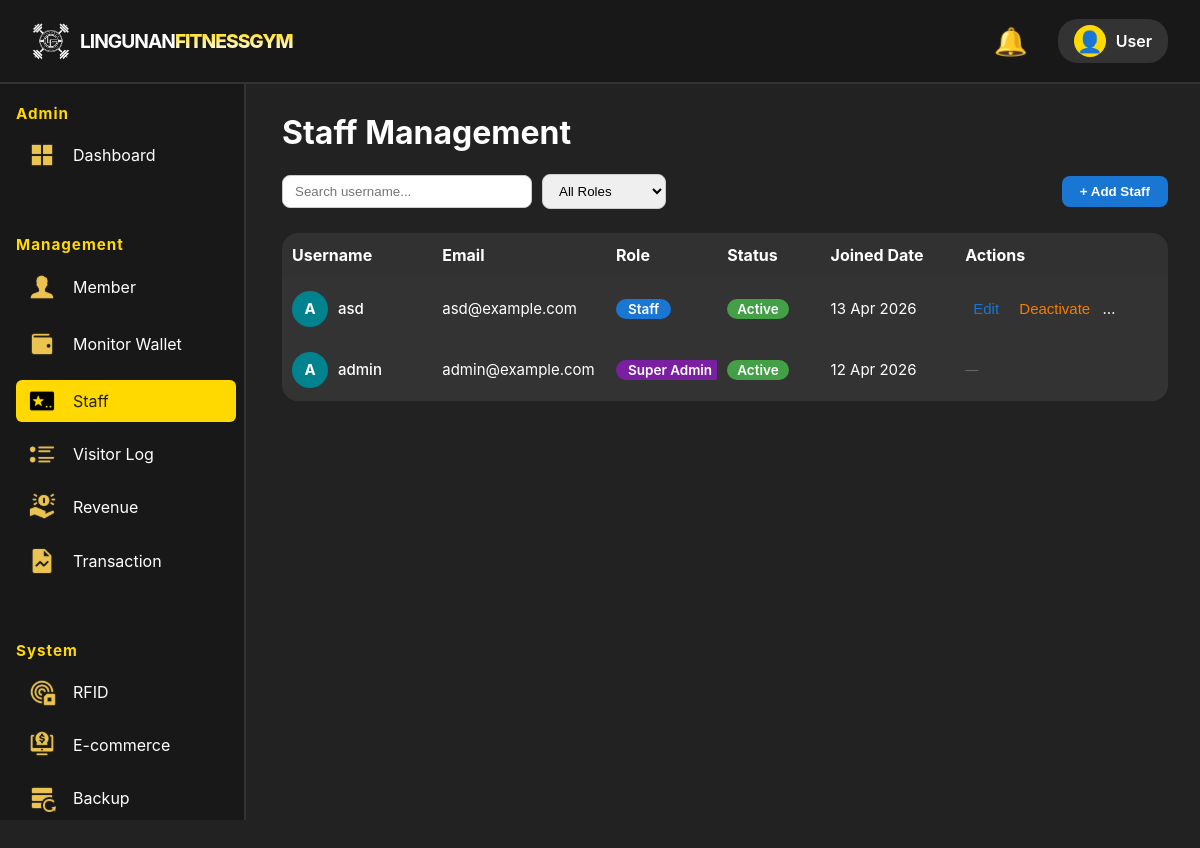
/public/client/admin/management/staff.php, run on an earlier commit of the app's database.
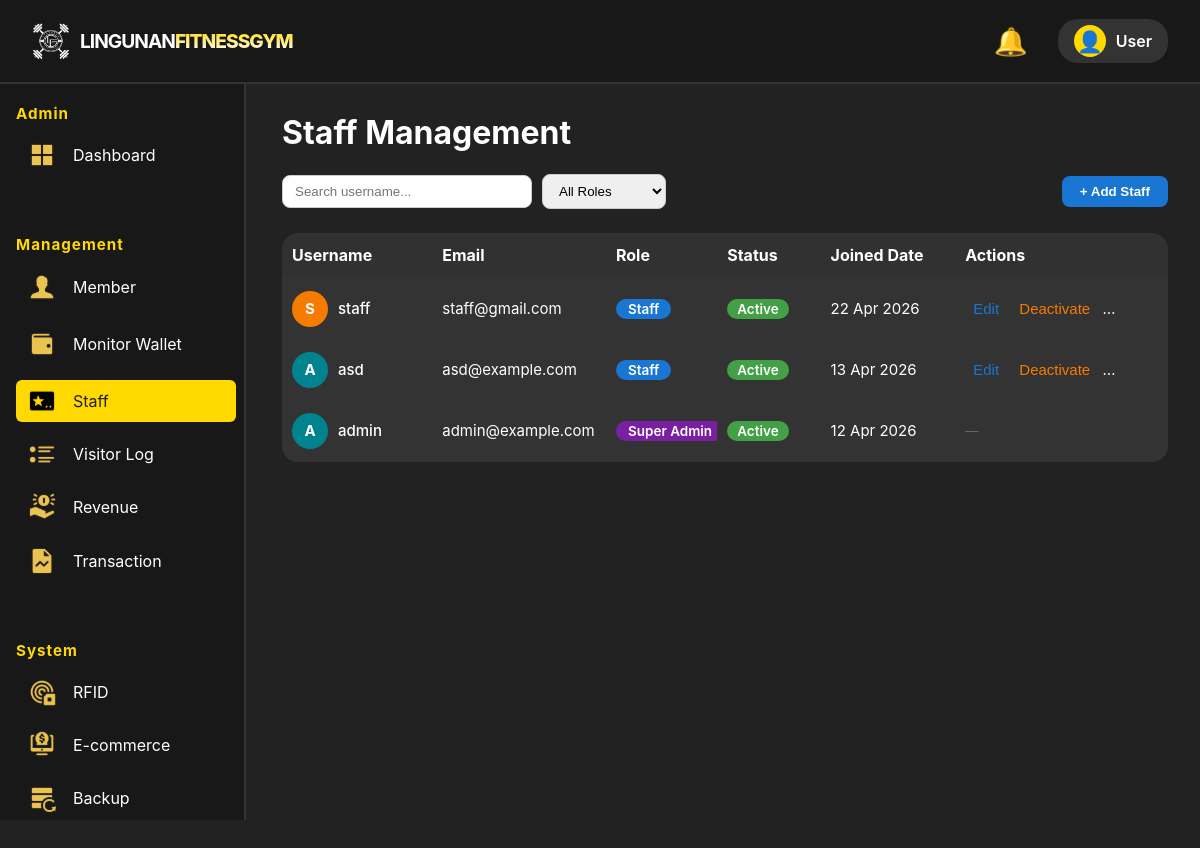
And on a later commit of the database.
### tables this page shows
CREATE TABLE `users` (
  `id` int(10) unsigned NOT NULL AUTO_INCREMENT,
  `username` varchar(50) NOT NULL,
  `password` varchar(255) NOT NULL,
  `email` varchar(100) NOT NULL,
  `role` enum('super_admin','staff') DEFAULT 'staff',
  `created_at` timestamp NOT NULL DEFAULT current_timestamp(),
  `status` varchar(10) NOT NULL DEFAULT 'active',
  PRIMARY KEY (`id`),
  UNIQUE KEY `username` (`username`),
  UNIQUE KEY `email` (`email`)
);

### public/client/admin/management/staff.php (the view, shortened to what this page needs)
<?php
$page = 'staff';
include '../../../../component/admin_header.php';
include '../../../../component/admin_sidebar.php';
?>
<!DOCTYPE html>
<html lang="en">
<head>
    <link href="../../../../assets/css/toastednotif.css" rel="stylesheet">
    <link href="../../../../assets/css/admin_header.css" rel="stylesheet">
    <link href="../../../../assets/css/admin_sidebar.css" rel="stylesheet">
    <link href="../../../../assets/css/admin.css" rel="stylesheet">
</head>
<body>
    <div class="Member-content">
        <h1>Staff Management</h1>
        <?php
        require_once '../../../../app/config/connection.php';
        try { $pdo->exec("ALTER TABLE users ADD COLUMN status VARCHAR(10) NOT NULL DEFAULT 'active'"); } catch (Exception $e) {}
        try      {
            $query  = "SELECT * FROM users WHERE 1";
            $params = [];
            $query .= " ORDER BY created_at DESC";
            $stmt = $pdo->prepare($query);
            $stmt->execute($params);
            $staffList = $stmt->fetchAll();
        } catch (Exception $e) {
            echo '<div style="color:red">Error: ' . htmlspecialchars($e->getMessage()) . '</div>';
            $staffList = [];
        }
        ?>
        <div style="margin-bottom:15px; display:flex; gap:10px; flex-wrap:wrap; align-items:center;">
            <input type="text" id="searchUsername" placeholder="Search username..."
                style="padding:8px 12px; border-radius:8px; border:1px solid #ccc; width:250px;">
            <select id="roleFilter" style="padding:8px 12px; border-radius:8px; border:1px solid #ccc;">
                <option value="">All Roles</option>
            </select>
            <div style="margin-left:auto;">
                <button type="button" id="addStaffBtn"
                    style="padding:8px 18px; border-radius:8px; border:none; background:#1976d2; color:#fff; font-weight:600; cursor:pointer;">
                    + Add Staff
                </button>
            </div>
        </div>
        <div class="table-wrapper" style="margin-top:24px;">
            <table class="admin-table" style="width:100%; background:#333;">
                <thead>
                    <tr>
                        <th>Username</th>
                        <th>Email</th>
                        <th>Role</th>
                        <th>Status</th>
                        <th>Joined Date</th>
                        <th>Actions</th>
                    </tr>
                </thead>
                <tbody>
                <?php if (empty($staffList)): ?>
                    <tr><td colspan="6" style="text-align:center;">No staff found.</td></tr>
                <?php else: ?>
                    <?php foreach ($staffList as $staff): ?>
                        <?php
                            $avatarColors = ['#1976d2','#e53935','#388e3c','#f57c00','#7b1fa2','#00838f','#c62828','#2e7d32','#1565c0','#6a1b9a'];
                            $firstLetter  = strtoupper(substr($staff['username'], 0, 1)) ?: '?';
                            $avatarColor  = $avatarColors[ord($firstLetter) % count($avatarColors)];
                            $roleBadge    = match($staff['role']) {
                                'super_admin' => '<span class="badge-status badge-super_admin">Super Admin</span>',
                                'admin'       => '<span class="badge-status badge-admin">Admin</span>',
                                default       => '<span class="badge-status badge-staff">Staff</span>',
                            };
                            $joined = $staff['created_at'] ? date('d M Y', strtotime($staff['created_at'])) : '-';
                        ?>
                        <tr>
                            <td data-label="Username">
                                <div class="user-cell">
                                    <div class="user-avatar" style="background:<?= $avatarColor ?>"><?= htmlspecialchars($firstLetter) ?></div>
                                    <span class="user-name-text"><?= htmlspecialchars($staff['username']) ?></span>
                                </div>
                            </td>
                            <td data-label="Email"><?= htmlspecialchars($staff['email']) ?></td>
                            <td data-label="Role"><?= $roleBadge ?></td>
                            <td data-label="Status">
                                <?php $staffStatus = $staff['status'] ?? 'active'; ?>
                                <?php if ($staffStatus === 'active'): ?>
                                    <span class="badge-active-status">Active</span>
                                <?php else: ?>
                                    <span class="badge-inactive-status">Inactive</span>
                                <?php endif; ?>
                            </td>
                            <td data-label="Joined Date"><?= htmlspecialchars($joined) ?></td>
                            <td data-label="Actions">
                                <?php if ($staff['role'] !== 'super_admin'): ?>
                                    <button type="button" class="action-btn"
                                        data-id="<?= $staff['id'] ?>"
                                        data-username="<?= htmlspecialchars($staff['username'], ENT_QUOTES) ?>"
                                        data-email="<?= htmlspecialchars($staff['email'] ?? '', ENT_QUOTES) ?>"
                                        data-role="<?= htmlspecialchars($staff['role'], ENT_QUOTES) ?>"
                                        onclick="openEditModal(this)">Edit</button>
                                    <form method="post" action="" style="display:inline">
                                        <button type="submit" class="action-btn deactivate">
                                            <?= ($staff['status'] ?? 'active') === 'active' ? 'Deactivate' : 'Activate' ?>
                                        </button>
                                    </form>
                                    <form method="post" action="" style="display:inline" onsubmit="return confirm('Delete this staff member?');">
                                        <button type="submit" class="action-btn delete">Delete</button>
                                    </form>
                                <?php else: ?>
                                    <span style="color:#666; font-size:13px;">—</span>
                                <?php endif; ?>
                            </td>
                        </tr>
                    <?php endforeach; ?>
                <?php endif; ?>
                </tbody>
            </table>
        </div>
    </div>
</body>
</html>

### component/admin_header.php (shortened to what this page needs)
<?php
$_displayName = htmlspecialchars($_SESSION['user_name'] ?? 'User');
?>
<div class="dashboard-header">
  <div class="logo">
    <div class="logo-img"></div>
    <div class="logo-text">Lingunan<span>FitnessGym</span></div>
  </div>
  <div class="header-actions">
    <div class="notif-wrap" id="notifWrap">
      <span class="notif" id="notifBell" title="Notifications">&#128276;</span>
    </div>
    <div class="user-info">
      <span class="user-icon">👤</span>
      <span class="user-name"><?php echo $_displayName; ?></span>
    </div>
  </div>
</div>

### component/admin_sidebar.php (shortened to what this page needs)
<?php
$currentDir = basename(dirname($_SERVER['PHP_SELF']));
$basePath = '';
if ($currentDir === 'management' || $currentDir === 'system') {
    $basePath = '../../../client/admin/';
} else {
    $basePath = '';
    $logoutPath = '../logout.php';
    $iconPath = '../../assets/ico/';
}
$currentFile = isset($page) ? $page : basename($_SERVER['PHP_SELF']);
?>
<aside class="sidebar">
  <div class="sidebar-section">
    <div class="sidebar-title">Admin</div>
    <ul>
      <li>
        <a href="<?php echo $basePath . 'dashboard.php'; ?>" class="<?php echo $currentFile === 'dashboard' ? 'active' : ''; ?>">
          <span style="display:inline-block;vertical-align:middle;margin-right:7px;">
          </span>
          Dashboard
        </a>
      </li>
    </ul>
  </div>
  <div class="sidebar-section">
    <div class="sidebar-title">Management</div>
    <ul>
      <li><a href="<?php echo $basePath . 'management/member.php'; ?>" class="<?php echo $currentFile === 'member' ? 'active' : ''; ?>">
        <span style="display:inline-block;vertical-align:middle;margin-right:7px;">
        </span>
        Member
      </a></li>
      <li><a href="<?php echo $basePath . 'management/wallet.php'; ?>" class="<?php echo $currentFile === 'wallet' ? 'active' : ''; ?>">
        <span style="display:inline-block;vertical-align:middle;margin-right:7px;">
        </span>
        Monitor Wallet
      </a></li>
      <li><a href="<?php echo $basePath . 'management/staff.php'; ?>" class="<?php echo $currentFile === 'staff' ? 'active' : ''; ?>">
        <span style="display:inline-block;vertical-align:middle;margin-right:7px;">
        </span>
        Staff
      </a></li>
      <li><a href="<?php echo $basePath . 'management/visitorLog.php'; ?>" class="<?php echo $currentFile === 'visitorLog' ? 'active' : ''; ?>">
        <span style="display:inline-block;vertical-align:middle;margin-right:7px;">
        </span>
        Visitor Log
      </a></li>
      <li><a href="<?php echo $basePath . 'system/revenue.php'; ?>" class="<?php echo $currentFile === 'revenue' ? 'active' : ''; ?>">
        <span style="display:inline-block;vertical-align:middle;margin-right:7px;">
        </span>
        Revenue
      </a></li>
      <li><a href="<?php echo $basePath . 'management/report.php'; ?>" class="<?php echo $currentFile === 'report' ? 'active' : ''; ?>">
        <span style="display:inline-block;vertical-align:middle;margin-right:7px;">
        </span>
        Transaction
      </a></li>
    </ul>
  </div>
  <div class="sidebar-section">
    <div class="sidebar-title">System</div>
    <ul>
      <li><a href="<?php echo $basePath . 'system/RFID.php'; ?>" class="<?php echo $currentFile === 'RFID' ? 'active' : ''; ?>">
        <span style="display:inline-block;vertical-align:middle;margin-right:7px;">
        </span>
        RFID
      </a></li>
      <li><a href="<?php echo $basePath . 'system/Ecommerce.php'; ?>" class="<?php echo $currentFile === 'Ecommerce' ? 'active' : ''; ?>">
        <span style="display:inline-block;vertical-align:middle;margin-right:7px;">
        </span>
        E-commerce
      </a></li>
      <li><a href="<?php echo $basePath . 'system/backup.php'; ?>" class="<?php echo $currentFile === 'backup' ? 'active' : ''; ?>">
        <span style="display:inline-block;vertical-align:middle;margin-right:7px;">
        </span>
        Backup
      </a></li>
    </ul>
  </div>
</aside>

### assets/css/admin_header.css (style rules this page uses)
.dashboard-header { position: fixed; top: 0; left: 0; right: 0; z-index: 300; display: flex; align-items: center; justify-content: space-between; background: #181818; padding: 0.7rem 2rem; height: 60px; border-bottom: 2px solid #333; }
.dashboard-header .logo { display: flex; align-items: center; gap: 10px; }
.dashboard-header .logo-img { width: 38px; height: 38px; background-image: url('../../assets/image/Logo.png'); background-size: contain; background-repeat: no-repeat; background-position: center; display: inline-block; }
.dashboard-header .logo-text { font-size: 1.2rem; font-weight: 700; color: #fff; letter-spacing: -1px; text-transform: uppercase; }
.dashboard-header .header-actions { display: flex; align-items: center; gap: 30px; }
.dashboard-header .notif { font-size: 1.7rem; color: #ffd900; cursor: pointer; }
.dashboard-header .user-info { display: flex; align-items: center; gap: 10px; background: #333; padding: 6px 16px; border-radius: 20px; }
.dashboard-header .user-info .user-icon { background: #ffd900; color: #222; border-radius: 50%; width: 32px; height: 32px; display: flex; align-items: center; justify-content: center; font-size: 1.3rem; font-weight: bold; }
.dashboard-header .user-info .user-name { font-size: 1rem; color: #fff; font-weight: 600; }
.logo-text span { background: linear-gradient(to bottom, #ffd900 0%, #ffffff 100%); -webkit-background-clip: text; background-clip: text; -webkit-text-fill-color: transparent; font-weight: 800; }

### assets/css/admin_sidebar.css (style rules this page uses)
.sidebar { position: fixed; top: 80px; left: 0; width: 220px; height: calc(100vh - 100px); background: #181818; border-right: 2px solid #333; display: flex; flex-direction: column; padding: 1.5rem 0.5rem 1rem 1rem; gap: 1.5rem; z-index: 200; overflow-y: auto; scrollbar-width: thin; scrollbar-color: #ffd900 #181818; }
.sidebar .sidebar-section { margin-bottom: 1.5rem; }
.sidebar .sidebar-title { font-size: 0.95rem; color: #ffd900; font-weight: 700; margin-bottom: 0.7rem; letter-spacing: 1px; }
.sidebar ul { list-style: none; padding: 0; margin: 0; }
.sidebar li { margin-bottom: 0.7rem; }
.sidebar a { color: #fff; text-decoration: none; font-size: 1rem; display: flex; align-items: center; gap: 10px; padding: 7px 12px; border-radius: 6px; transition: background 0.2s, color 0.2s; }
.sidebar a.active, .sidebar a:hover { background: #ffd900; color: #222; }
.sidebar a.active svg { filter: brightness(0) invert(0) grayscale(0) contrast(5); }

### assets/css/admin.css (style rules this page uses)
body { margin: 0; font-family: 'Inter', sans-serif; background: #222; color: #fff; }

### component/admin_header.php (style rules this page uses)
.notif-wrap { position: relative; }

What changed in the data, as far as the page shows it:
added users: username "S", username "staff", email "staff@gmail.com", role "Staff", status "Active", created_at "22 Apr 2026"
